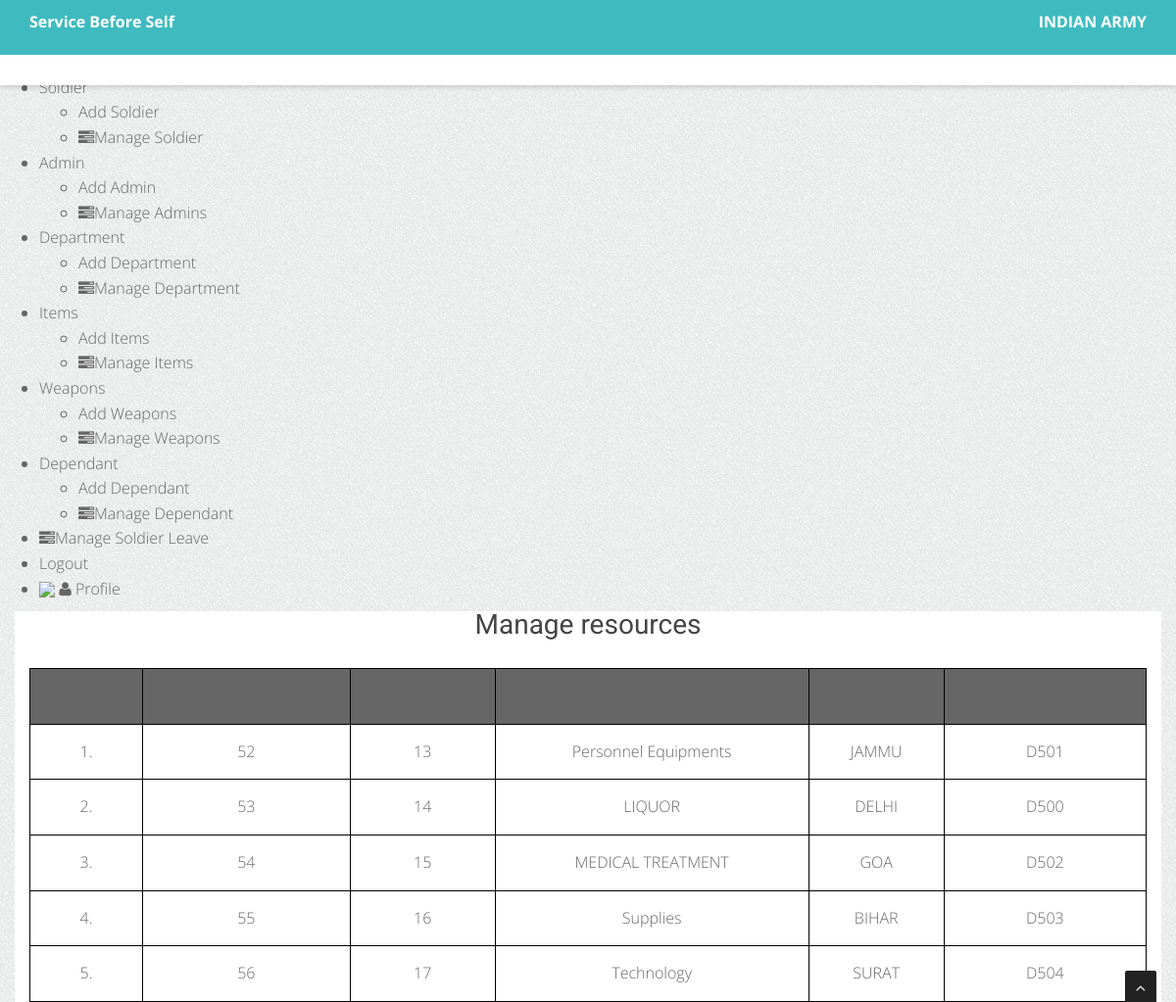
Screenshot of /admin/manage-resource.php (signed in) with the database file from the repository.
### tables this page shows
CREATE TABLE `RESOURCES` ( `id` int(15) NOT NULL,
                            `RNAME` CHAR (25) NOT NULL,
                        `RRNO` INT NOT NULL ,
                        `RDEP` CHAR (25) NOT NULL,
				        `RLOCATION` varchar(25) NOT NULL,
                       	FOREIGN KEY(`RRNO`)REFERENCES SOLDIERS(`RNO`),
						UNIQUE(`RRNO`),
						UNIQUE(`RLOCATION`),
						UNIQUE(`RNAME`)
                       );

### admin/manage-resource.php (the view, shortened to what this page needs)
<?php
    require_once "include/header.php";
?>
<?php
    require_once "include/header.php";
?>
<?php
$sql = "SELECT * FROM RESOURCES";
$result = mysqli_query($conn , $sql);
$i = 1;
?>
<div class="container bg-white shadow">
    <div class="py-4 mt-5">
    <div class='text-center pb-2'><h4>Manage resources</h4></div>
    <table style="width:100%" class="table-hover text-center ">
    <tr class="bg-dark">
       <th>Sl.no</th>
        <th>Employee Id</th>
        <th>RNAME</th>
        <th>RRNO</th>
        <th>RDEP</th>
        <th>RLOCATION</th>
    </tr>
    <?php
    if( mysqli_num_rows($result) > 0){
        while( $rows = mysqli_fetch_assoc($result) ){
            $id = $rows["id"];
            $RNAME= $rows["RNAME"];
            $RRNO= $rows["RRNO"];
            $RDEP= $rows["RDEP"];
            $RLOCATION= $rows["RLOCATION"];
            ?>
        <tr>
        <td><?php echo "{$i}."; ?></td>
        <td><?php echo $id; ?></td>
        <td> <?php echo $RRNO ; ?></td>
        <td> <?php echo $RNAME ; ?></td>
        <td> <?php echo $RLOCATION ; ?></td>
        <td><?php echo $RDEP; ?></td>
    <?php
            $i++;
            }
        }
    ?>
     </tr>
    </table>
    </div>
</div>
<?php
    require_once "include/footer.php";
?>

### css/style.css (style rules this page uses)
body { width: 100%; height: 100%; font-family: 'Open Sans', sans-serif; font-weight: 300; color: #666; background-color: #ddd; font-size: 16px; line-height: 1.6em; }
html { width: 100%; height: 100%; }
h4 { font-size: 28px; }
h1, h2, h3, h4, h5, h6 { margin: 0 0 30px; font-family: 'Roboto', sans-serif; font-weight: 400; color: #444; line-height: 1em; }
.bg-white { background: #fff; }
.bg-dark { background: #404040; }
.bg-dark { background: #666; }

### bodybg/bg1.css (style rules this page uses)
body { background: url(../img/bodybg/bg1.png) repeat left top; }

### admin/manage-resource.php (style rules this page uses)
table, th, td { border: 1px solid black; padding: 15px; }
table { border-spacing: 10px; }

### rows the page displays
resources: id "52", RRNO "13", RNAME "Personnel Equipments", RLOCATION "JAMMU", RDEP "D501"
resources: id "53", RRNO "14", RNAME "LIQUOR", RLOCATION "DELHI", RDEP "D500"
resources: id "54", RRNO "15", RNAME "MEDICAL TREATMENT", RLOCATION "GOA", RDEP "D502"
resources: id "55", RRNO "16", RNAME "Supplies", RLOCATION "BIHAR", RDEP "D503"
resources: id "56", RRNO "17", RNAME "Technology", RLOCATION "SURAT", RDEP "D504"
